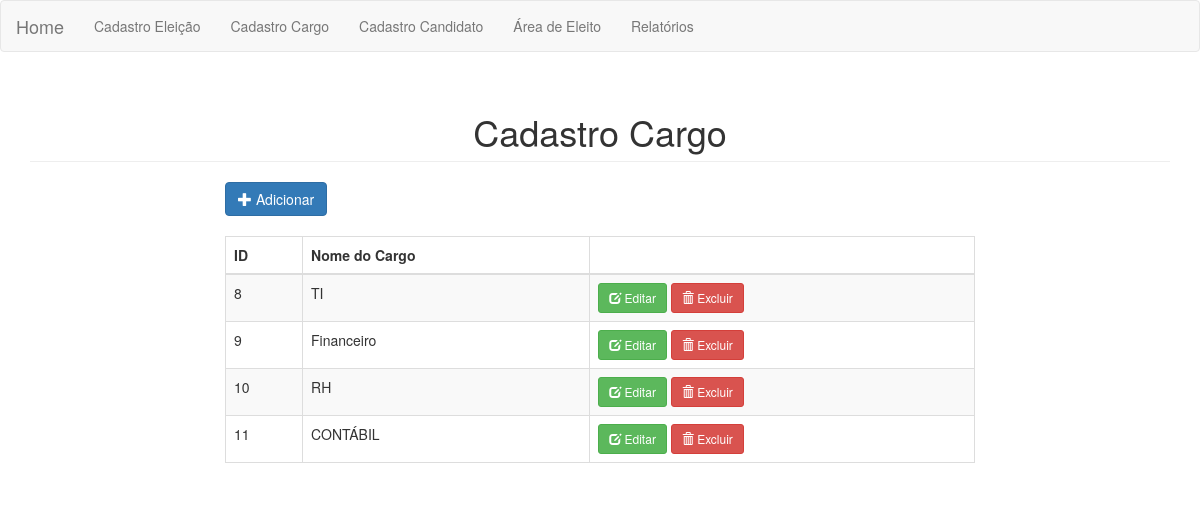
Page /cargo.php on the committed database.
### tables this page shows
CREATE TABLE `cargo` (
  `id` int(11) NOT NULL,
  `nome` varchar(100) NOT NULL,
  `candidato` varchar(150) NOT NULL
);

### cargo.php (the view, shortened to what this page needs)
<!DOCTYPE html>
<html>
    <head>
        <link rel="stylesheet" type="text/css" href="bootstrap/css/bootstrap.min.css">
    </head>
    <body>
        <?php include 'menu.php'; ?>
        <div class="container">
            <h1 class="page-header text-center">Cadastro Cargo</h1>
            <div class="row">
                <div class="col-sm-8 col-sm-offset-2">
                    <a href="#addCargo" class="btn btn-primary" data-toggle="modal"><span class="glyphicon glyphicon-plus"></span> Adicionar</a>
                    <table class="table table-bordered table-striped" style="margin-top:20px;">
                        <thead>
                        <th>ID</th>
                        <th>Nome do Cargo</th>
                        <th></th>
                        </thead>
                        <tbody>
                            <?php
                            $database = new Connection();
                            $db = $database->open();
                            try {
                                $sql = 'SELECT * FROM cargo';
                                foreach ($db->query($sql) as $row) {
                                    ?>
                                    <tr>
                                        <td><?php echo $row['id']; ?></td>
                                        <td><?php echo $row['nome']; ?></td>
                                        <td>
                                            <a href="#editarCargo_<?php echo $row['id']; ?>" class="btn btn-success btn-sm" data-toggle="modal"><span class="glyphicon glyphicon-edit"></span> Editar</a>
                                            <a href="#deleteCargo_<?php echo $row['id']; ?>" class="btn btn-danger btn-sm" data-toggle="modal"><span class="glyphicon glyphicon-trash"></span> Excluir</a>
                                        </td>
                                    </tr>
                                    <?php
                                }
                            } catch (PDOException $e) {
                                echo "Algo de errado com a conexão: " . $e->getMessage();
                            }
                            ?>
                        </tbody>
                    </table>
                </div>
            </div>
        </div>
    </body>
</html>

### rows in the picture
cargo: id "8", nome "TI"
cargo: id "9", nome "Financeiro"
cargo: id "10", nome "RH"
cargo: id "11", nome "CONTÁBIL"
